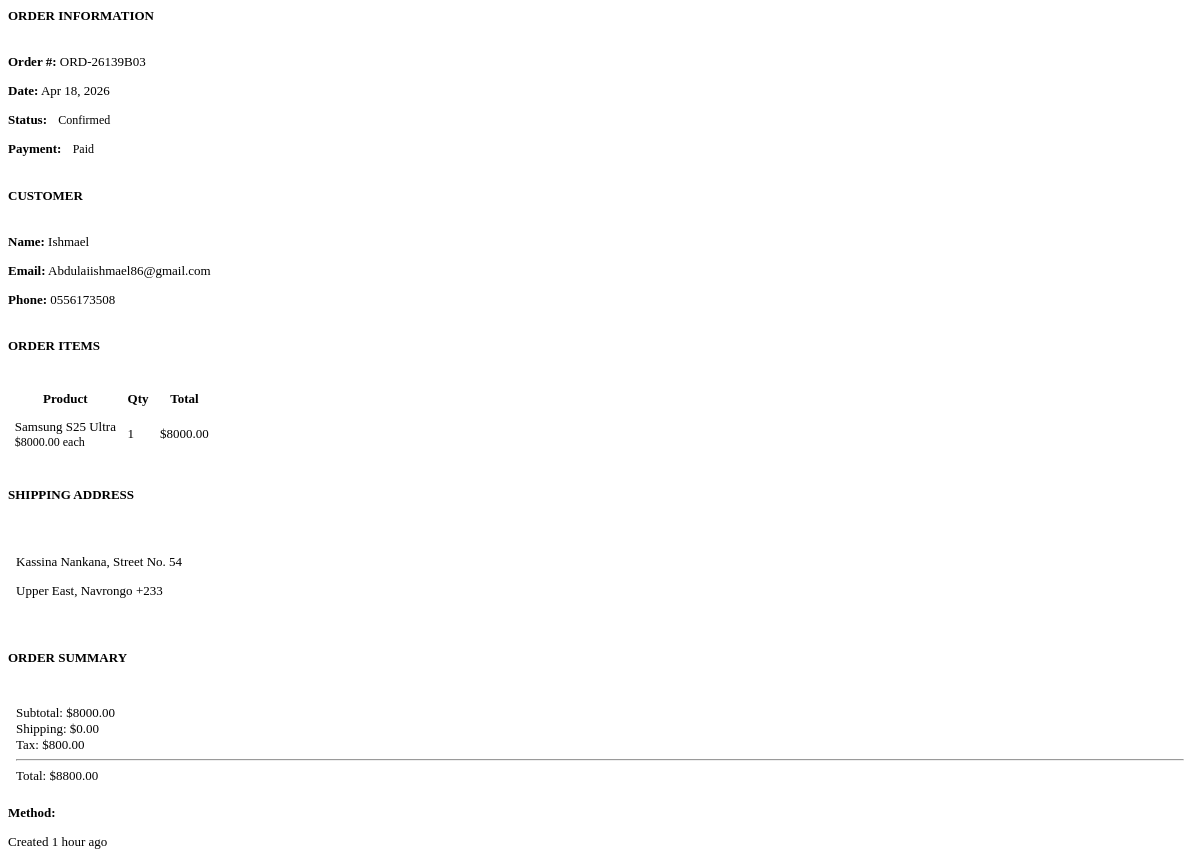
The page /orders/manage/orders/ORD-26139B03/modal/ (signed in) on the database its author committed.
### orders/models.py (models this page shows, shortened)
class Order(models.Model):
    ORDER_STATUS_CHOICES = [
        ('pending', 'Pending'),
        ('confirmed', 'Confirmed'),
        ('processing', 'Processing'),
        ('shipped', 'Shipped'),
        ('delivered', 'Delivered'),
        ('cancelled', 'Cancelled'),
        ('refunded', 'Refunded'),
    ]
    PAYMENT_STATUS_CHOICES = [
        ('pending', 'Pending'),
        ('paid', 'Paid'),
        ('failed', 'Failed'),
        ('refunded', 'Refunded'),
        ('partially_refunded', 'Partially Refunded'),
    ]
    order_number = models.CharField(max_length=20, unique=True, editable=False)
    user = models.ForeignKey(settings.AUTH_USER_MODEL, on_delete=models.CASCADE, related_name='orders')
    status = models.CharField(max_length=20, choices=ORDER_STATUS_CHOICES, default='pending')
    payment_status = models.CharField(max_length=20, choices=PAYMENT_STATUS_CHOICES, default='pending')
    subtotal = models.DecimalField(max_digits=10, decimal_places=2)
    shipping_cost = models.DecimalField(max_digits=10, decimal_places=2, default=0)
    tax_amount = models.DecimalField(max_digits=10, decimal_places=2, default=0)
    discount_amount = models.DecimalField(max_digits=10, decimal_places=2, default=0)
    total_amount = models.DecimalField(max_digits=10, decimal_places=2)
    payment_method = models.CharField(max_length=50)
    payment_gateway = models.CharField(max_length=50, blank=True)
    transaction_id = models.CharField(max_length=100, blank=True)
    shipping_address = models.TextField()
    shipping_city = models.CharField(max_length=100)
    shipping_state = models.CharField(max_length=100)
    shipping_country = models.CharField(max_length=100)
    shipping_zip_code = models.CharField(max_length=20)
    shipping_phone = models.CharField(max_length=20)
    billing_address = models.TextField(blank=True)
    billing_city = models.CharField(max_length=100, blank=True)
    billing_state = models.CharField(max_length=100, blank=True)
    billing_country = models.CharField(max_length=100, blank=True)
    billing_zip_code = models.CharField(max_length=20, blank=True)
    created_at = models.DateTimeField(auto_now_add=True)
    updated_at = models.DateTimeField(auto_now=True)
    paid_at = models.DateTimeField(null=True, blank=True)
    shipped_at = models.DateTimeField(null=True, blank=True)
    delivered_at = models.DateTimeField(null=True, blank=True)
    customer_notes = models.TextField(blank=True)
    admin_notes = models.TextField(blank=True)
    tracking_number = models.CharField(max_length=100, blank=True)
    carrier = models.CharField(max_length=100, blank=True)
    class Meta:
        ordering = ['-created_at']
        indexes = [
            models.Index(fields=['order_number']),
            models.Index(fields=['status']),
            models.Index(fields=['created_at']),
            models.Index(fields=['user', 'created_at']),
        ]

class OrderItem(models.Model):
    order = models.ForeignKey(Order, on_delete=models.CASCADE, related_name='items')
    product = models.ForeignKey('products.Product', on_delete=models.CASCADE)
    product_name = models.CharField(max_length=200)
    product_sku = models.CharField(max_length=50)
    quantity = models.PositiveIntegerField()
    unit_price = models.DecimalField(max_digits=10, decimal_places=2)
    total_price = models.DecimalField(max_digits=10, decimal_places=2)
    product_data = models.JSONField(default=dict)  # Stores product details at time of purchase
    class Meta:
        ordering = ['id']

### users/models.py (models this page shows, shortened)
class User(AbstractUser):
    ROLE_CHOICES = (
        ('customer', 'Customer'),
        ('seller', 'Seller'),
        ('admin', 'Administrator'),
    )
    role = models.CharField(max_length=20, choices=ROLE_CHOICES, default='customer')
    phone = models.CharField(max_length=20, blank=True)
    address = models.TextField(blank=True)
    city = models.CharField(max_length=100, blank=True)
    state = models.CharField(max_length=100, blank=True)
    country = models.CharField(max_length=100, blank=True)
    zip_code = models.CharField(max_length=20, blank=True)
    profile_picture = models.ImageField(upload_to='profiles/', blank=True)
    email_verified = models.BooleanField(default=False)
    phone_verified = models.BooleanField(default=False)
    email_verification_token = models.CharField(max_length=100, blank=True, null=True)
    email_token_created = models.DateTimeField(null=True, blank=True)
    otp = models.CharField(max_length=6, blank=True)
    otp_expiry = models.DateTimeField(null=True, blank=True)
    created_at = models.DateTimeField(auto_now_add=True)
    updated_at = models.DateTimeField(auto_now=True)
    class Meta:
        db_table = 'users'

### orders/views.py (the view)
# urls.py: path('manage/orders/<str:order_number>/modal/', views.admin_order_detail_modal, name='admin_order_detail_modal'),
@login_required
@user_passes_test(is_admin_or_staff)
def admin_order_detail_modal(request, order_number):
    order = get_object_or_404(Order, order_number=order_number)
    context = {
        'order': order,
        'order_items': order.items.all(),
        'order_status_choices': Order.ORDER_STATUS_CHOICES,
        'payment_status_choices': Order.PAYMENT_STATUS_CHOICES,
        'modal_view': True,  # Flag to indicate this is for modal view
    }
    return render(request, 'admin/orders/_order_detail_content.html', context)

### cart/context_processors.py (called while the page is built)
def cart_items_count(request):
    cart_count = 0
    cart_total = 0
    try:
        if request.user.is_authenticated:
            cart = Cart.objects.filter(user=request.user, is_active=True).first()
        else:
            session_key = request.session.session_key
            if session_key:
                cart = Cart.objects.filter(session_key=session_key, user=None, is_active=True).first()
            else:
                cart = None
        if cart:
            cart_count = cart.total_quantity
            cart_total = cart.total_price
    except Exception:
        pass
    return {
        'cart_items_count': cart_count,
        'cart_total_amount': cart_total,
    }

### notifications/context_processors.py (called while the page is built)
def notification_context(request):
    if request.user.is_authenticated:
        unread_count = Notification.objects.filter(user=request.user, is_read=False).count()
        recent_notifications = Notification.objects.filter(
            user=request.user
        ).order_by('-created_at')[:5]
        return {
            'unread_notifications_count': unread_count,
            'user_notifications': recent_notifications,
        }
    return {}

def admin_notification_context(request):
    if request.user.is_authenticated and request.user.is_staff:
        return {
            'admin_unread_count': Notification.objects.filter(is_read=False).count(),
            'admin_failed_count': Notification.objects.filter(status='failed').count(),
            'admin_today_count': Notification.objects.filter(
                created_at__date=timezone.now().date()
            ).count(),
        }
    return {}

### orders/views.py (called while the page is built)
def is_admin_or_staff(user):
    return user.is_authenticated and (user.is_staff or user.is_superuser or getattr(user, 'role', '') == 'admin')

### payments/context_processors.py (called while the page is built)
def admin_context(request):
    context = {}
    if request.user.is_authenticated and (request.user.is_staff or getattr(request.user, 'role', '') == 'admin'):
        context.update({
            'pending_refunds_count': Refund.objects.filter(
                Q(status='pending') | Q(status='processing')
            ).count(),
        })
    return context

### users/context_processors.py (called while the page is built)
def admin_sidebar_context(request):
    if request.user.is_authenticated and (request.user.is_staff or request.user.role in ['admin', 'seller']):
        return {
            'pending_users_count': User.objects.filter(is_active=False).count(),
            'unverified_users_count': User.objects.filter(email_verified=False).count(),
        }
    return {}

### templates/admin/orders/_order_detail_content.html (shortened to what this page needs)
<div class="order-details-compact">
    <div class="row mb-3">
        <div class="col-md-6">
            <h6 class="text-muted mb-1 small">ORDER INFORMATION</h6>
            <p class="mb-1 small"><strong>Order #:</strong> {{ order.order_number }}</p>
            <p class="mb-1 small"><strong>Date:</strong> {{ order.created_at|date:"M d, Y" }}</p>
            <p class="mb-1 small">
                <strong>Status:</strong>
                <span class="badge {% if order.status == 'delivered' %}bg-success{% elif order.status == 'cancelled' %}bg-danger{% elif order.status == 'pending' %}bg-warning{% else %}bg-info{% endif %}">
                    {{ order.get_status_display }}
                </span>
            </p>
            <p class="mb-1 small">
                <strong>Payment:</strong>
                <span class="badge {% if order.payment_status == 'paid' %}bg-success{% elif order.payment_status == 'failed' %}bg-danger{% else %}bg-warning{% endif %}">
                    {{ order.get_payment_status_display }}
                </span>
            </p>
        </div>
        <div class="col-md-6">
            <h6 class="text-muted mb-1 small">CUSTOMER</h6>
            <p class="mb-1 small"><strong>Name:</strong> {{ order.user.get_full_name|default:order.user.username }}</p>
            <p class="mb-1 small"><strong>Email:</strong> {{ order.user.email }}</p>
            <p class="mb-1 small"><strong>Phone:</strong> {{ order.shipping_phone|default:"-" }}</p>
        </div>
    </div>
    <div class="mb-3">
        <h6 class="text-muted mb-2 small">ORDER ITEMS</h6>
        <div class="table-responsive" style="max-height: 200px; overflow-y: auto;">
            <table class="table table-sm table-hover mb-0">
                <thead class="table-light">
                    <tr>
                        <th class="small">Product</th>
                        <th class="text-center small">Qty</th>
                        <th class="text-end small">Total</th>
                    </tr>
                </thead>
                <tbody>
                    {% for item in order_items %}
                    <tr>
                        <td class="small">
                            <div class="d-flex align-items-center">
                                <div class="flex-grow-1">
                                    <div class="fw-medium">{{ item.product_name|truncatechars:30 }}</div>
                                    <div class="text-muted" style="font-size: 0.75rem;">${{ item.unit_price|floatformat:2 }} each</div>
                                </div>
                            </div>
                        </td>
                        <td class="text-center align-middle small">{{ item.quantity }}</td>
                        <td class="text-end align-middle small fw-medium">${{ item.total_price|floatformat:2 }}</td>
                    </tr>
                    {% endfor %}
                </tbody>
            </table>
        </div>
    </div>
    <div class="row">
        <div class="col-md-6 mb-3">
            <h6 class="text-muted mb-2 small">SHIPPING ADDRESS</h6>
            <div class="card card-body bg-light p-2 small">
                <p class="mb-1">{{ order.shipping_address }}</p>
                <p class="mb-0">{{ order.shipping_city }}, {{ order.shipping_state }} {{ order.shipping_zip_code }}</p>
            </div>
        </div>
        <div class="col-md-6">
            <h6 class="text-muted mb-2 small">ORDER SUMMARY</h6>
            <div class="card card-body bg-light p-2 small">
                <div class="d-flex justify-content-between mb-1">
                    <span>Subtotal:</span>
                    <span>${{ order.subtotal|floatformat:2 }}</span>
                </div>
                <div class="d-flex justify-content-between mb-1">
                    <span>Shipping:</span>
                    <span>${{ order.shipping_cost|floatformat:2 }}</span>
                </div>
                <div class="d-flex justify-content-between mb-1">
                    <span>Tax:</span>
                    <span>${{ order.tax_amount|floatformat:2 }}</span>
                </div>
                <hr class="my-1">
                <div class="d-flex justify-content-between fw-bold">
                    <span>Total:</span>
                    <span>${{ order.total_amount|floatformat:2 }}</span>
                </div>
            </div>
        </div>
    </div>
    <div class="mt-3 pt-2 border-top">
        <div class="row">
            <div class="col-md-6">
                <p class="mb-1 small">
                    <strong>Method:</strong> {{ order.shipping_method|title }}
                </p>
            </div>
            <div class="col-md-6 text-end">
                <p class="mb-0 small text-muted">
                    Created {{ order.created_at|timesince }} ago
                </p>
            </div>
        </div>
    </div>
</div>

### templates/admin/orders/_order_detail_content.html (style rules this page uses)
.order-details-compact { font-size: 0.875rem; }
.order-details-compact .small { font-size: 0.8125rem; }
.order-details-compact .table-sm td, .order-details-compact .table-sm th { padding: 0.3rem; }
.order-details-compact .badge { font-size: 0.75rem; padding: 0.25rem 0.5rem; }
.order-details-compact .card-body { padding: 0.5rem; }
.order-details-compact h6 { font-size: 0.8125rem; font-weight: 600; }

### rows shown on the page
Order: order_number "ORD-26139B03", created_at "Apr 18, 2026", status "Confirmed", payment_status "Paid", user.get_full_name "Ishmael", user.email "Abdulaiishmael86@gmail.com", shipping_phone "0556173508", shipping_address "Kassina Nankana, Street No. 54", shipping_city "Upper East", shipping_state "Navrongo", shipping_zip_code "+233", subtotal "8000.00", shipping_cost "0.00", tax_amount "800.00", total_amount "8800.00", created_at "1 hour"
OrderItem: product_name "Samsung S25 Ultra", unit_price "8000.00", quantity "1", total_price "8000.00"
